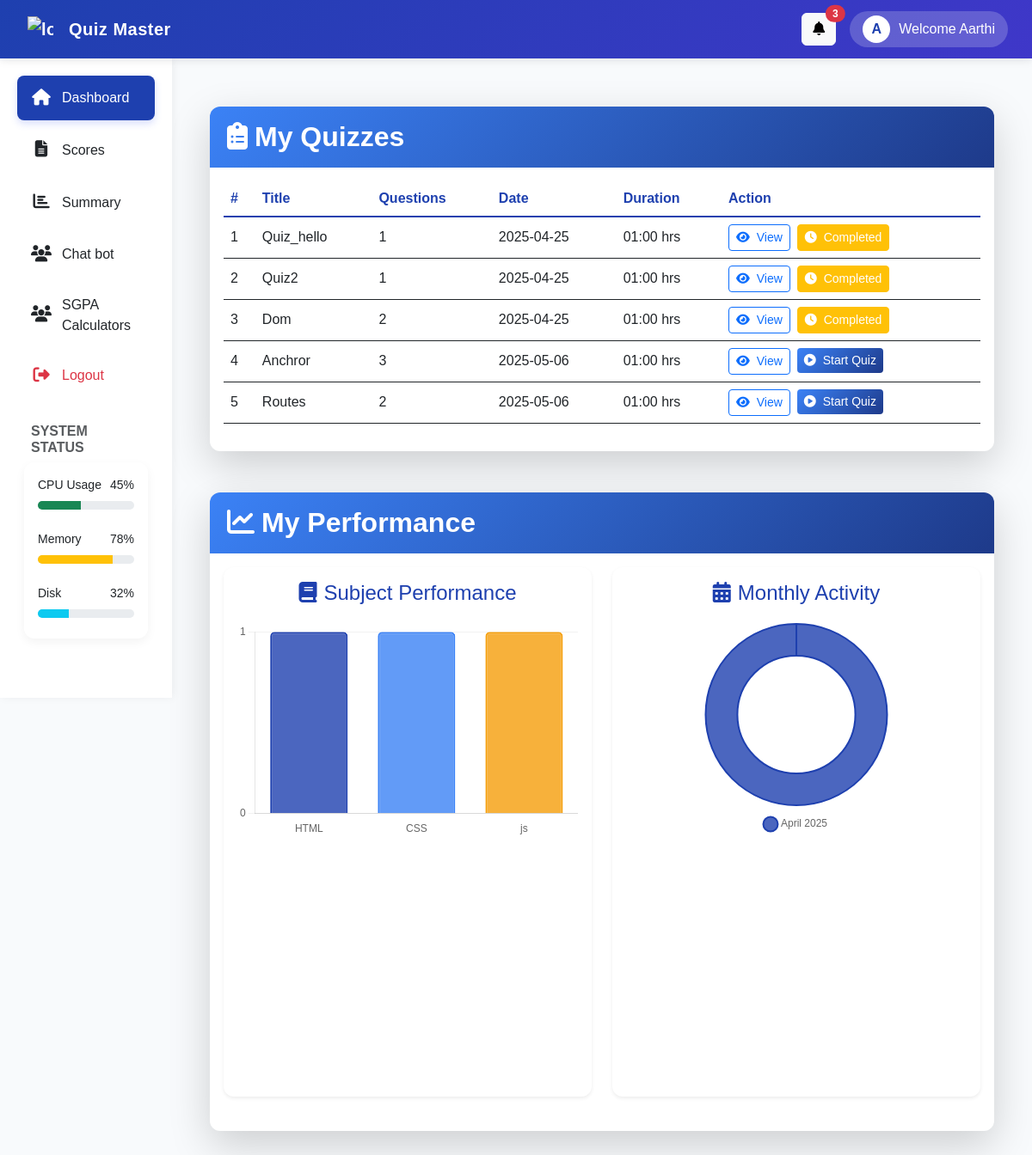
Page /students/aarthi@gmail.com (signed in) on the earlier database version.
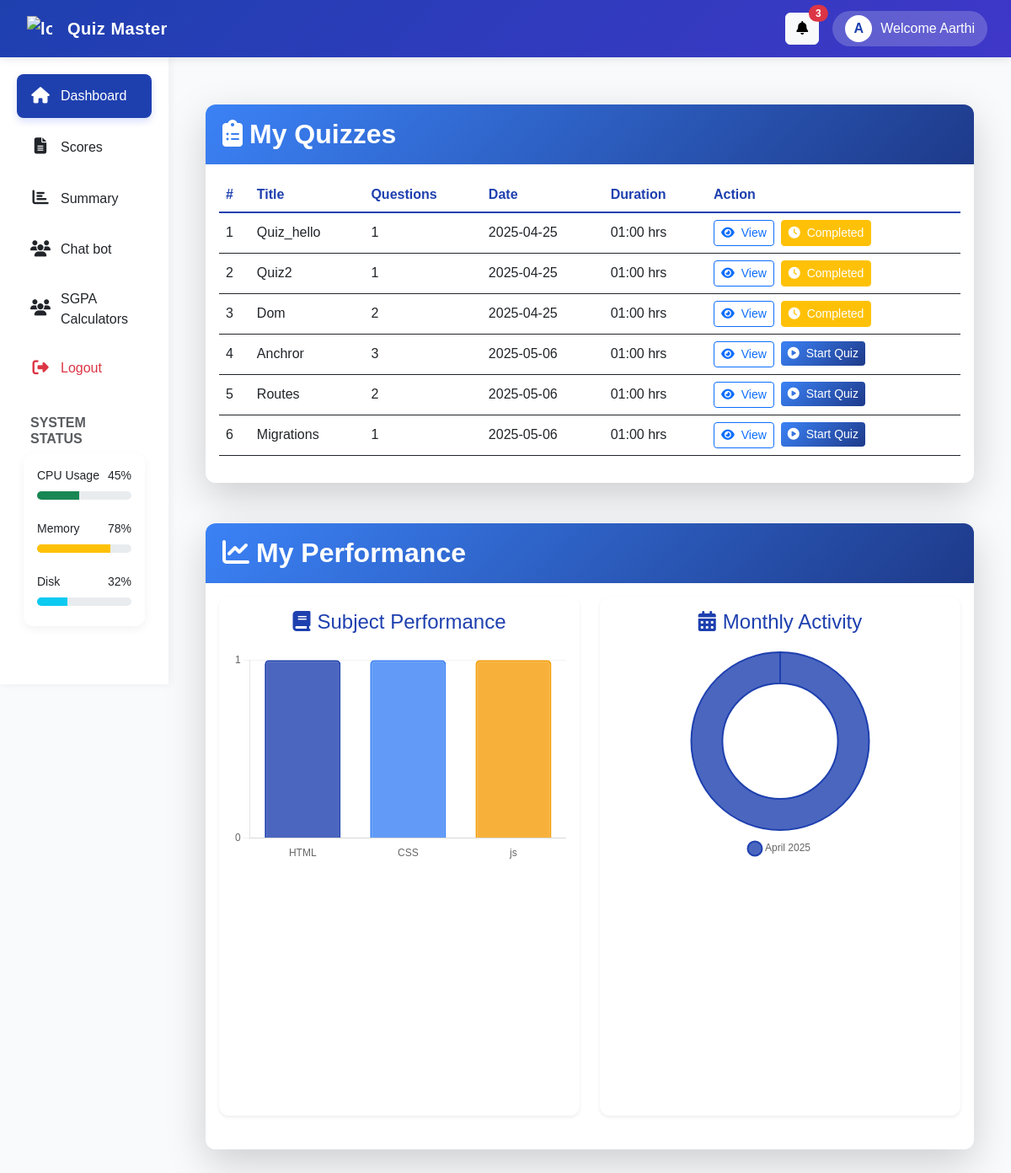
Same page on the later database version.
### models.py (models this page shows)
class Quiz(db.Model):
    __tablename__ = 'quiz'
    id = db.Column(db.Integer, primary_key=True, autoincrement=True)
    chapter_id = db.Column(db.Integer, db.ForeignKey('chapters.id'), nullable=False)
    quiz_title = db.Column(db.String(50), nullable=False,default="Unnamed Quiz")
    date_of_quiz = db.Column(db.DateTime, default=datetime.utcnow)
    time_duration = db.Column(db.Integer, nullable=False)
    remarks = db.Column(db.String(255), nullable=True)
    chapter = db.relationship('Chapter', backref='quiz')

### students/students.py (the view, shortened to what this page needs)
@students_bp.route("/<mail>", methods=["GET", "POST"])
def student_dashboard(mail):
    if request.method == "GET":
        if "user" not in session or session["user"]["role"] != "student":
            flash("Access denied! Please log in as a student.")
            return redirect(url_for("signin"))
        db = None
        try:
            db = sqlite3.connect("instance/quiz_master.db")
            cur = db.cursor()
            new_data = cur.execute("""
                SELECT  quiz.id,COUNT(questions.quiz_id),quiz.date_of_quiz,quiz.time_duration,chapters.chapter_name,subjects.subject_name,quiz.quiz_title
                                FROM quiz
                                LEFT JOIN questions ON quiz.id = questions.quiz_id
                                LEFT JOIN chapters ON chapters.id = questions.chapter_id
                                LEFT JOIN subjects on chapters.subject_id = subjects.id
                                GROUP BY quiz.id
            """).fetchall()
            name = user_name(mail)
            return render_template(
                "home.html",
                new_data=new_data,
                mail=mail,
                date=str(datetime.date.today()),
                name=name[0],
                table=new_data,
                title = "Student-Dashboard"
            )
        except Exception as e:
            flash(f"An error occurred: {e}")
            print(f"Error: {e}")
            return redirect(url_for("signin"))
        finally:
            if db:
                db.close()

### app.py (called while the page is built)
@app.before_request
def session_timeout():
    session.permanent = True
    app.permanent_session_lifetime = timedelta(minutes=30)  # Set timeout duration

### students/students.py (called while the page is built)
def user_name(mail):
    db = None
    try:
        if "user" not in session or session["user"]["role"] != "student":
            flash("Access denied! Please log in as a student.")
            return redirect(url_for("signin"))
        db = sqlite3.connect("instance/quiz_master.db")
        cur = db.cursor()
        name = cur.execute(
                """
                SELECT fullname FROM users WHERE  mail = ?
            """,
                (mail,),
            ).fetchone()
        return name
    except Exception as e:
        print(e)
    finally:
        if db is not None:
            db.close()

### students/templates/home.html (shortened to what the changed rows need)
{% extends "stu_dash.html" %}
{% block content %}
<div class="container py-4">
  <div class="card shadow-lg border-0 rounded-lg mb-5">
    <div class="card-header bg-gradient-primary text-white py-3">
      <h2 class="mb-0 fw-bold"><i class="fas fa-clipboard-list me-2"></i>My Quizzes</h2>
    </div>
    <div class="card-body">
      <div class="table-responsive">
        <table class="table border-0 table-hover">
          <thead class="bg-light">
            <tr>
              <th scope="col" class="fw-bold text-primary">#</th>
              <th scope="col" class="fw-bold text-primary">Title</th>
              <th class="non fw-bold text-primary" scope="col">Questions</th>
              <th class="non fw-bold text-primary" scope="col">Date</th>
              <th class="non fw-bold text-primary" scope="col">Duration</th>
              <th scope="col" class="fw-bold text-primary">Action</th>
            </tr>
          </thead>
          <tbody>
            {% for quiz in new_data %}
            <tr class="align-middle">
              <td>{{quiz[0]}}</td>
              <td class="fw-medium">{{quiz[6] | capitalize}}</td>
              <td class="non">{{quiz[1]}}</td>
              <td class="non">{{quiz[2]}}</td>
              <td class="non">{{quiz[3]}} hrs</td>
              <td>
                <div class="d-flex gap-2">
                  <button
                    class="btn btn-sm btn-outline-primary view-btn"
                    data-bs-toggle="modal"
                    data-bs-target="#viewmodal"
                    data-id="{{ quiz[0] }}"
                    data-quiz_title={{quiz[6]}}
                    data-subject="{{ quiz[5] }}"
                    data-chapter="{{ quiz[4] }}"
                    data-questions="{{ quiz[1] }}"
                    data-date="{{ quiz[2] }}"
                    data-duration="{{ quiz[3] }}">
                    <i class="fas fa-eye me-1"></i> View
                  </button>
                  <div class="d-flex justify-content-center">
                    {% if quiz[2] == date %}
                      <form method="post" action="{{url_for('students.student_dashboard', mail=mail, quiz_id=quiz[0])}}">
                        <button type="submit" class="btn btn-sm btn-gradient-primary text-white" onclick="return confirm('Are you sure you want to start the test?')">
                          <i class="fas fa-play-circle me-1"></i> Start Quiz
                        </button>
                      </form>
                    {% elif quiz[2] < date %}
                      <button class="btn btn-sm btn-warning text-white" onclick="alert('Oops! Too late')">
                        <i class="fas fa-clock me-1"></i> Completed
                      </button>
                    {% else %}
                      <button class="btn btn-sm btn-soft-primary" onclick="alert('The quiz date is not today')">
                        <i class="fas fa-calendar-alt me-1"></i> Upcoming
                      </button>
                    {% endif %}
                  </div>
                </div>
              </td>
            </tr>
            {% endfor %}
          </tbody>
        </table>
      </div>
    </div>
  </div>
  <div class="row mb-4">
    <div class="col-12">
      <div class="card shadow-lg border-0 rounded-lg">
        <div class="card-header bg-gradient-primary text-white py-3">
          <h2 class="mb-0 fw-bold"><i class="fas fa-chart-line me-2"></i>My Performance</h2>
        </div>
      </div>
    </div>
  </div>
</div>
<link rel="stylesheet" href="https://cdnjs.cloudflare.com/ajax/libs/font-awesome/6.4.0/css/all.min.css">
{% endblock %}

Differences in the rows shown:
added Quiz: id "6", quiz_title "Migrations", quiz "1", date_of_quiz "2025-05-06", time_duration "01:00"
